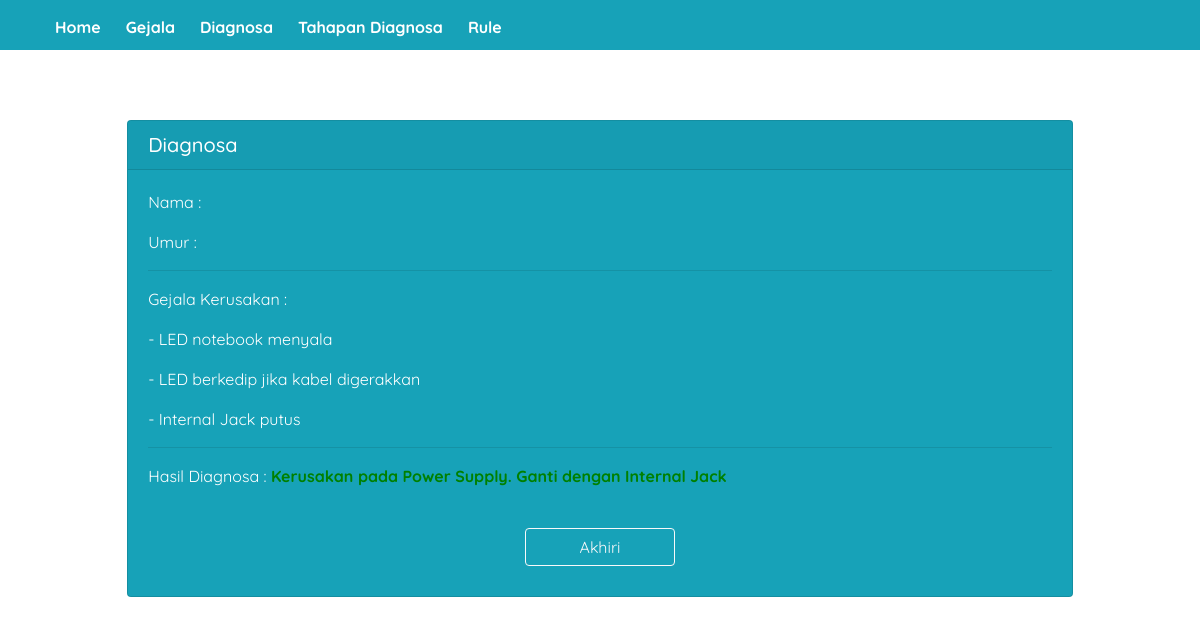
Page /solusi.php?kode=S001 on the committed database.
### tables this page shows
CREATE TABLE `tb_kesimpulan` (
  `kode_kesimpulan` int(11) NOT NULL,
  `solusi` varchar(250) NOT NULL,
  `fakta` varchar(100) NOT NULL,
  `oleh` varchar(100) NOT NULL,
  `status` varchar(100) NOT NULL
);

CREATE TABLE `tb_solusi` (
  `kode_solusi` varchar(50) NOT NULL,
  `isi_solusi` varchar(200) NOT NULL
);

### solusi.php (the view, shortened to what this page needs)
<!DOCTYPE html>
<html lang="id">
<head>
    <link rel="stylesheet" href="https://getbootstrap.com/docs/4.1/dist/css/bootstrap.min.css">
    <link rel="stylesheet" href="assets/css/style.css">
</head>
<body>
    <?php include ('navbar.php'); ?>
    <main class="batas-atas">
        <div class="card text-white bg-info mb-3">
          <h5 class="card-header">Diagnosa</h5>
          <div class="card-body text-left ukuran-20">
            <form method="post" action="solusi.php" enctype="multipart/form-data" role="form">
                <?php
                include ('koneksi.php');
                echo "<p>Nama : ".$_SESSION['nama']."</p>";
                echo "<p>Umur : ".$_SESSION['umur']."</p>";
                    if(isset($_GET['kode'])){
                        $kode=$_GET['kode'];
                    }
                ?>
                <hr>
                <p>Gejala Kerusakan :</p>
                <?php
                 include "fungsi.php";
                 solusi($kode);
                ?>
                <hr>
                <?php
                $sql = "SELECT * from tb_solusi WHERE kode_solusi='$kode'";
                $data = mysqli_query($connect,$sql);
                $row = mysqli_fetch_assoc($data);
                if ($row['isi_solusi']=="ERROR") {
                     echo "<center><p><strong style='color:red'>SISTEM TIDAK MENEMUKAN JAWABAN !</strong></p></center><hr>";
                }
                else{
                    echo "<p>Hasil Diagnosa : <strong style='color:green'>".$row['isi_solusi']."</strong></p>";
                }
                ?>
            </form>
            <br>
            <div class="text-center">
                <a style="margin-bottom: 10px;" href="hapus-session.php" class="btn btn-outline-light col-sm-2">Akhiri</a>
            </div>
          </div>
        </div>
    </main>
</body>
</html>

### fungsi.php (shortened to what this page needs)
<?php
    function kesimpulan($solusi){
        include 'koneksi.php';
        $sql = "SELECT * from tb_kesimpulan WHERE solusi='$solusi' AND status='setuju'";
        $data = mysqli_query($connect,$sql);
        while ($row = mysqli_fetch_assoc($data)) {
            echo '<p>- '.$row['fakta'].'</p>';
        }
    }
    function solusi($kode){
        if ($kode=='S001') {
            $solusi = "S001";
            kesimpulan($solusi);
        }
    }
?>

### assets/css/style.css (style rules this page uses)
main { padding: 9px; }
body { font-family: 'Quicksand', sans-serif; text-align: justify; }
.card { margin-left: 10%; margin-right: 10%; }
.batas-atas { padding-top: 70px; }

### rows in the picture
tb_kesimpulan: fakta "LED notebook menyala"
tb_kesimpulan: fakta "LED berkedip jika kabel digerakkan"
tb_kesimpulan: fakta "Internal Jack putus"
tb_solusi: isi_solusi "Kerusakan pada Power Supply. Ganti dengan Internal Jack"
